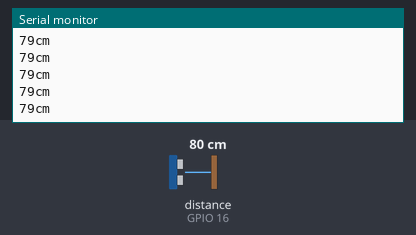
Bench run of a sketch on a simulated ESP32. Shown: the last lines printed to the serial monitor. Wiring (inferred from the names in the program): ultrasonic range finder: trigger GPIO 17; echo GPIO 16. The test bench sets the inputs (shaded band); at power-on: distance to the obstacle (sensor on GPIO 16) 80 cm. The echo pulse lasts 58.3 µs per cm; WiFi joins after 1.5 s; servers stay silent unless stated.

Above: at 2.7 s.
2.8 s: distance to the obstacle (sensor on GPIO 16) set to 2 cm
At 3.9 s:
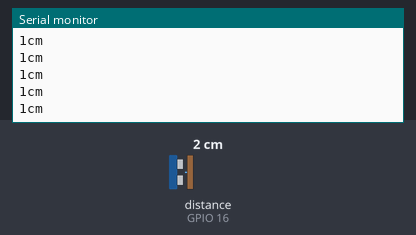
4.3 s: distance to the obstacle (sensor on GPIO 16) set to 4 cm
At 5.4 s:
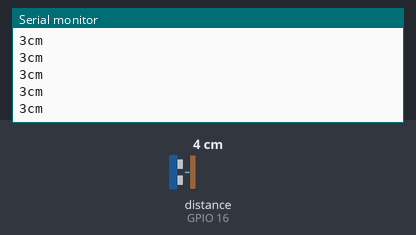
Timing chart, 0 to 6.6 s (numbered marks = the images above; inputs shaded):
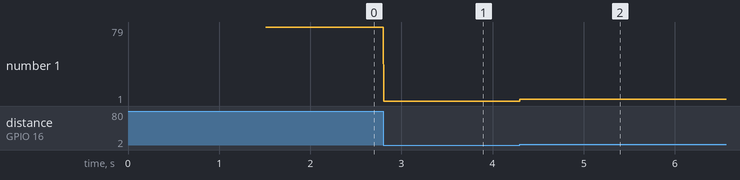

Measured:
- after the input at 2.8 s, the serial monitor: prints a new line at once (image 1)
- after the input at 4.3 s, the serial monitor: prints a new line at once (image 2)
- plotted number 1: 79 → 1 after the input at 2.8 s, 1 → 3 after the input at 4.3 s

The sketch:

hc-sr04.ino
```cpp
//必要なライブラリー
#include <WiFi.h>
#include "ArduinoJson.h"
#include <HTTPClient.h>

//接続先のSSODとパスワード 学内CampusuIOT
//const char ssid[] = "CampusIoT-WiFi";
const char ssid[] = "ECCcomp4";
const char passwd[] = "0b8b413f2c0fa6aa90e085e9431abbf1fa1b2bd2db0ecf4ae9ce4b2e87da770c";
const char* apiServer = "http://192.168.0.32:8000/api/notification";
WiFiServer server(80);
#define Trigger_Pin 17
#define Echo_Pin 16
int V = 340;//音速

void setup() {
  Serial.begin(115200);

  // WiFi接続シーケンス
  WiFi.begin(ssid, passwd);
  Serial.print("WiFi connecting...");
  while (WiFi.status() != WL_CONNECTED) {
    Serial.print(".");
    delay(100);
  }
  Serial.print(" 接続できた！ ");
  Serial.println(WiFi.localIP());

  server.begin();
  pinMode(Trigger_Pin, OUTPUT);
  pinMode(Echo_Pin, INPUT);
  digitalWrite(Trigger_Pin, LOW);
}

//Send Trigger pulse
void sendTrigger() {
  digitalWrite(Trigger_Pin, HIGH);
  delayMicroseconds(10);
  digitalWrite(Trigger_Pin, LOW);
}

void loop() {
  sendTrigger();

  while (!digitalRead(Echo_Pin)) {
  }
  unsigned long t1 = micros();

  while (digitalRead(Echo_Pin)) {
  }
  unsigned long t2 = micros();
  unsigned long t = t2 - t1;
  Serial.print(V * t / 20000);
  Serial.println("cm");
  int num = V * t / 20000;
  if (num == 1400) {
    if ((WiFi.status() == WL_CONNECTED)) {
      HTTPClient http;

      //APIサーバに接続開始
      http.begin(apiServer);

      //HTTP Requestを作成する
      int httpCode = http.GET();

      //返り値を確認する
      if (httpCode > 0) {
        //レスポンスを文字列として取得する
        String payload = http.getString();
        //正常の場合は200
        //Serial.println(httpCode);
        //一回レスポンスを表示する
        Serial.println(payload);
        //jsonに変換するためにメモリを確保
        DynamicJsonDocument doc(1024);
        //payloadをjson objectに変換する
        deserializeJson(doc, payload);
        JsonObject obj = doc.as<JsonObject>();
        //その中のbpi.JPYを取り出す
        JsonObject result = obj[String("bpi")][String("JPY")];
        //ビットコインの価格を取り出す、同時に文字列に変換しておく
        String rate = result[String("rate")];
        //表示する
        Serial.println(rate);
      }

      else {
        Serial.println("HTTP request エラー");
        return;
      }
      //リソースを解放する
      http.end();
      delay(3000);
    }

  }
}
```
